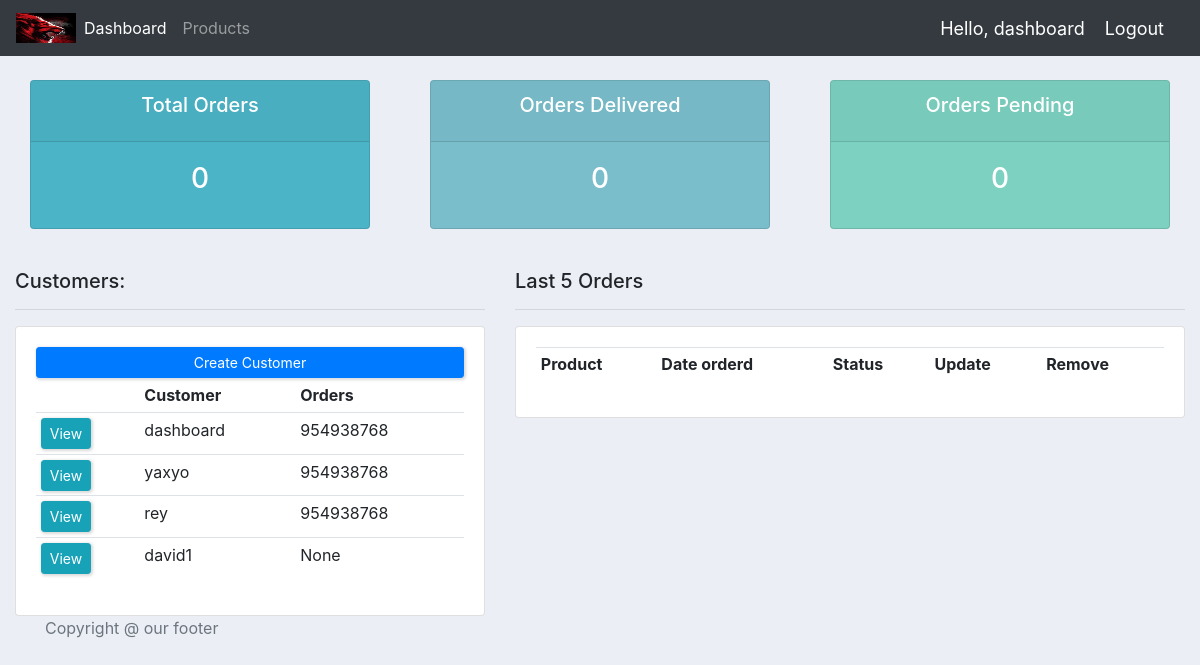
The app's page / (signed in), older data.
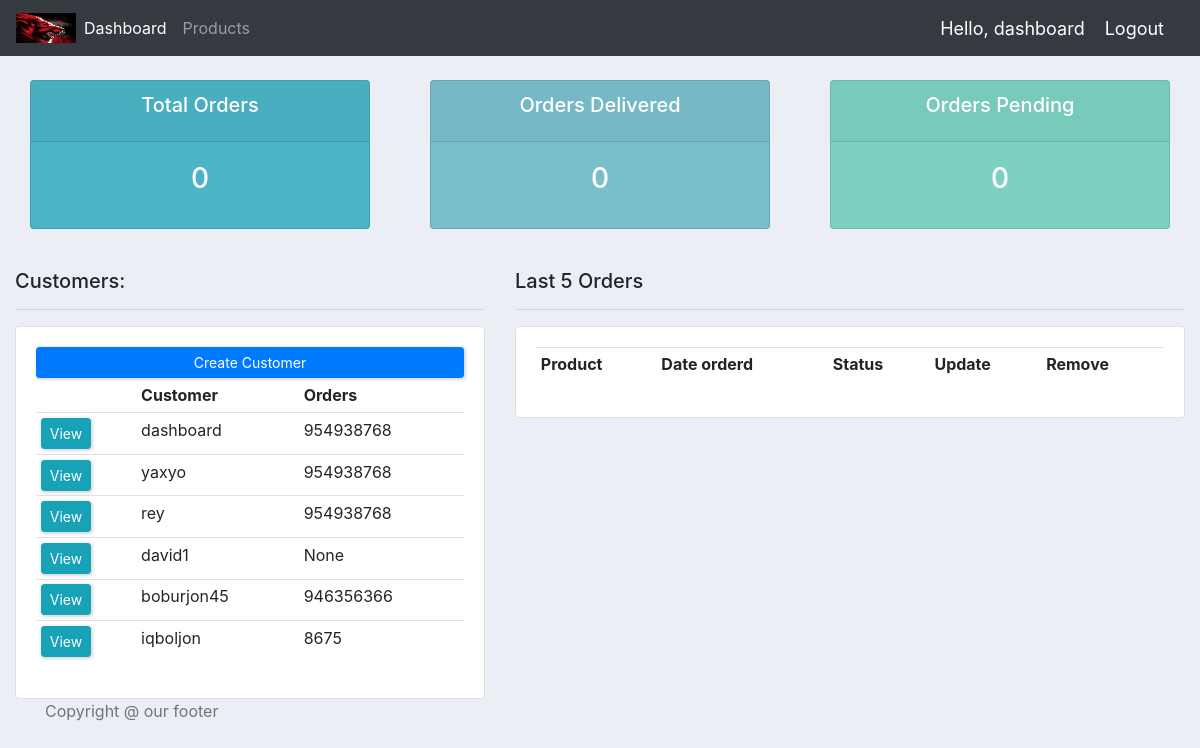
The same page, newer data.
### accounts/models.py (models this page shows, shortened)
class Customer(models.Model):
    user = models.OneToOneField(User, null=True, blank=True, on_delete=models.CASCADE)
    name=models.CharField(max_length=200, null=True)
    phone = models.CharField(max_length=200, null=True)
    email = models.CharField(max_length=200, null=True)
    profile_pic=models.ImageField(default='profile1.png', null=True, blank=True)
    date_created = models.DateTimeField(auto_now_add=True, null=True)

### accounts/decorators.py (the view)
	def wrapper_function(request, *args, **kwargs):
		group = None
		if request.user.groups.exists():
			group = request.user.groups.all()[0].name
		if group == 'customer':
			return redirect('user')
		if group == 'admin':
			return view_func(request, *args, **kwargs)

### accounts/views.py (called while the page is built)
@login_required(login_url='login')
@admin_only
def home(request):
    orders = Order.objects.all()
    customers = Customer.objects.all()
    total_customers = customers.count()
    total_orders = orders.count()
    delivered = orders.filter(status='Delivered').count()
    pending = orders.filter(status='Pending').count()
    context = {'orders': orders, 'customers': customers,
               'total_orders': total_orders, 'delivered': delivered,
               'pending': pending}
    return render(request, 'accounts/dashboard.html', context)

### accounts/templates/accounts/dashboard.html (shortened to what this page needs)
{% extends 'accounts/main.html' %}
{% block content %}
{% include 'accounts/status.html' %}
<br>
<div class="row">
    <div class="col-md-5">
        <h5>Customers:</h5>
        <hr>
        <div class="card card-body">
            <a class="btn btn-primary btn-sm btn-block" href="">Create Customer
            </a>
            <table class="table table-sm">
                <tr>
                    <th></th>
                    <th>Customer</th>
                    <th>Orders</th>
                </tr>
                {% for customer in customers %}
                <tr>
                    <td><a class="btn btn-sm btn-info" href="{% url 'customer' customer.id %}">View</a></td>
                    <td>{{customer.name}}</td>
                    <td>{{customer.phone}}</td>
                </tr>
                {% endfor %}
            </table>
        </div>
    </div>
    <div class="col-md-7">
        <h5>Last 5 Orders</h5>
        <hr>
        <div class="card card-body">
            <table class="table table-sm">
                <tr>
                    <th>Product</th>
                    <th>Date orderd</th>
                    <th>Status</th>
                    <th>Update</th>
                    <th>Remove</th>
                </tr>
            </table>
        </div>
    </div>
</div>
{% endblock content %}

### accounts/templates/accounts/main.html (shortened to what this page needs)
{% load static %}
<!DOCTYPE html>
<html>
<head>
	<link rel="stylesheet" href="https://stackpath.bootstrapcdn.com/bootstrap/4.3.1/css/bootstrap.min.css">
	<link href="{% static '/css/main.css'  %}" rel="stylesheet" type="text/css">
</head>
<body>
	{% include 'accounts/navbar.html' %}
	<div class="container-fluid">
	{% block content %}
	{% endblock content %}
	</div>
	{% include 'accounts/footer.html' %}
</body>
</html>

### accounts/templates/accounts/navbar.html (shortened to what this page needs)
{% load static %}
<!DOCTYPE html>
<html lang="en">
<head>
    <link rel="stylesheet" href="{% static 'css/style.css' %}" />
    <link rel="stylesheet" href="https://cdn.jsdelivr.net/npm/bootstrap@4.0.0/dist/css/bootstrap.min.css">
    <link rel="stylesheet" type="text/css" href="{% static '/css/main.css' %}">
</head>
<nav class="navbar navbar-expand-lg navbar-dark bg-dark">
<img src="{% static 'images/index.jpeg' %}" style="width: 60px; height: 30px;"/>
    <div class="collapse navbar-collapse" id="navbarNavAltMarkup">
      <div class="navbar-nav">
        {% if request.user.is_staff %}
        <a class="nav-item nav-link active" href="{% url 'home' %}">Dashboard</a>
        <a class="nav-item nav-link" href="{% url 'products' %}">Products</a>
        {% else %}
       <ul> <li class="nav-item">
          <a class="nav-link" href="{% url 'account'%}">Settings</a>
        </li>
        {% endif %}</ul>
      </div>
    </div>
    <span class="hello-msg">Hello, {{request.user}} </span>
    <span>
      <a class="hello-msg" href="{% url 'logout' %}">
 Logout
    </a>
  </span>
  </nav>

### accounts/templates/accounts/status.html
<br>
<div class="row">
  <div class="col">
    <div class="col-md">
        <div class="card text-center text-white mb-3" id="total-orders">
            <div class="card-header">
          <h5 class="card-title">Total Orders</h5>
        </div>
        <div class="card-body">
            <h3 class="card-title">{{total_orders}}</h5>
        </div>
      </div>
    </div>
  </div>
<div class="col">
    <div class="col-md">
        <div class="card text-center text-white mb-3" id="orders-delivered">
            <div class="card-header">
            <h5 class="card-title">Orders Delivered</h5>
</div>
    <div class="card-body">
            <h3 class="card-title">{{delivered}}</h3>
    </div>
        </div>
        </div>
</div>
<div class="col">
    <div class="col-md">
      <div class="card text-center text-white mb-3" id="orders-pending">
          <div class="card-header">
        <h5 class="card-title">Orders Pending</h5>
      </div>
      <div class="card-body">
          <h3 class="card-title">{{pending}}</h3>
      </div>
      </div>
    </div>
  </div>
</div>

### accounts/templates/accounts/footer.html
 <footer class="footer">
    <div class="container">
      <span class="text-muted">Copyright @ our footer</span>
    </div>
  </footer>

### static/css/main.css (style rules this page uses)
body { background-color: #ebeff5; }
#total-orders { background-color: #4cb4c7; }
#orders-delivered { background-color: #7abecc; }
#orders-pending { background-color: #7CD1C0; }

### static/css/style.css (style rules this page uses)
.btn { background-color: transparent; border: none; display: inline-flex; align-items: center; gap: 1rem; cursor: pointer; transition: all ease-in-out 0.3s; padding: 1rem 2rem; border-radius: 5px; box-shadow: 1px 1px 3px 1px rgba(0, 0, 0, 0.15); font-weight: 500; }
.hello-msg { color: #fff; font-size: 18px; margin-right: 20px; }

Row changes from the older to the newer data that the page shows:
added Customer: name "boburjon45", phone "946356366"
added Customer: name "iqboljon", phone "8675"
